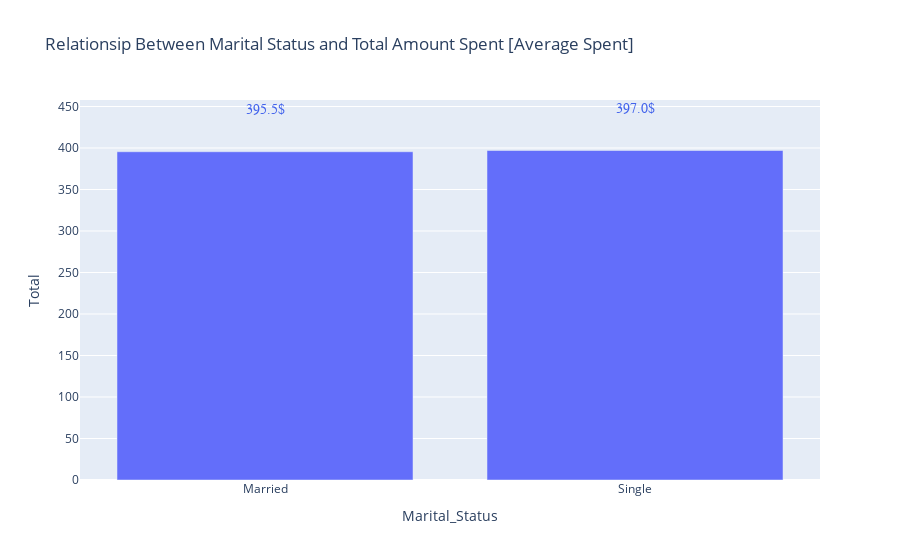

The notebook cell saved with this chart:
### Code cell
mask = df.groupby("Marital_Status")["Total"].median()
mask = mask.reset_index()
fig = px.bar(data_frame=mask, x="Marital_Status", y="Total", height=500,
            title = "Relationsip Between Marital Status and Total Amount Spent [Average Spent]")

annotation = []
for x, y in zip(mask["Marital_Status"], mask["Total"]):
    annotation.append(
        dict(x=x, y=y +50,
             text=str(round(y, 2)) + '$',
             font=dict(family='Arial', size=14, color='rgb(66, 99, 236)'), showarrow=False)
    )
fig.update_xaxes(categoryorder='array', categoryarray= order)
fig.update_layout(annotations=annotation)
fig.show()

### Figure 1 — Plotly figure (JSON) as saved in the notebook; plotly's stock layout.template omitted (floating-point values rounded to 4 significant figures)
{"data": [{"alignmentgroup": "True", "hovertemplate": "Marital_Status=%{x}<br>Total=%{y}<extra></extra>", "legendgroup": "", "marker": {"color": "#636efa", "pattern": {"shape": ""}}, "name": "", "offsetgroup": "", "orientation": "v", "showlegend": false, "textposition": "auto", "type": "bar", "x": ["Married", "Single"], "xaxis": "x", "y": [395.5, 397], "yaxis": "y"}], "layout": {"annotations": [{"font": {"color": "rgb(66, 99, 236)", "family": "Arial", "size": 14}, "showarrow": false, "text": "395.5$", "x": "Married", "y": 445.5}, {"font": {"color": "rgb(66, 99, 236)", "family": "Arial", "size": 14}, "showarrow": false, "text": "397.0$", "x": "Single", "y": 447}], "autosize": true, "barmode": "relative", "legend": {"tracegroupgap": 0}, "title": {"text": "Relationsip Between Marital Status and Total Amount Spent [Average Spent]"}, "xaxis": {"anchor": "y", "autorange": true, "categoryarray": ["21-30", "31-40", "41-50", "51-60", "61-70", "71-80", ">80"], "categoryorder": "array", "domain": [0, 1], "range": [6.5, 8.5], "title": {"text": "Marital_Status"}, "type": "category"}, "yaxis": {"anchor": "x", "autorange": true, "domain": [0, 1], "range": [0, 460.7], "title": {"text": "Total"}, "type": "linear"}}}
